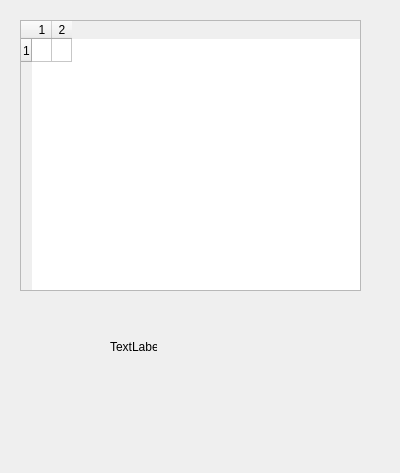
<?xml version="1.0" encoding="UTF-8"?>
<ui version="4.0">
 <class>GameField</class>
 <widget class="QDialog" name="GameField">
  <property name="geometry">
   <rect>
    <x>0</x>
    <y>0</y>
    <width>400</width>
    <height>473</height>
   </rect>
  </property>
  <property name="windowTitle">
   <string>Dialog</string>
  </property>
  <widget class="QTableWidget" name="tableWidget">
   <property name="geometry">
    <rect>
     <x>20</x>
     <y>20</y>
     <width>341</width>
     <height>271</height>
    </rect>
   </property>
   <property name="rowCount">
    <number>1</number>
   </property>
   <property name="columnCount">
    <number>2</number>
   </property>
   <attribute name="horizontalHeaderDefaultSectionSize">
    <number>20</number>
   </attribute>
   <attribute name="horizontalHeaderMinimumSectionSize">
    <number>20</number>
   </attribute>
   <attribute name="verticalHeaderDefaultSectionSize">
    <number>23</number>
   </attribute>
   <attribute name="verticalHeaderMinimumSectionSize">
    <number>20</number>
   </attribute>
   <row/>
   <column/>
   <column/>
  </widget>
  <widget class="QLabel" name="label">
   <property name="geometry">
    <rect>
     <x>110</x>
     <y>340</y>
     <width>47</width>
     <height>13</height>
    </rect>
   </property>
   <property name="text">
    <string>TextLabel</string>
   </property>
  </widget>
 </widget>
 <resources/>
 <connections/>
</ui>
